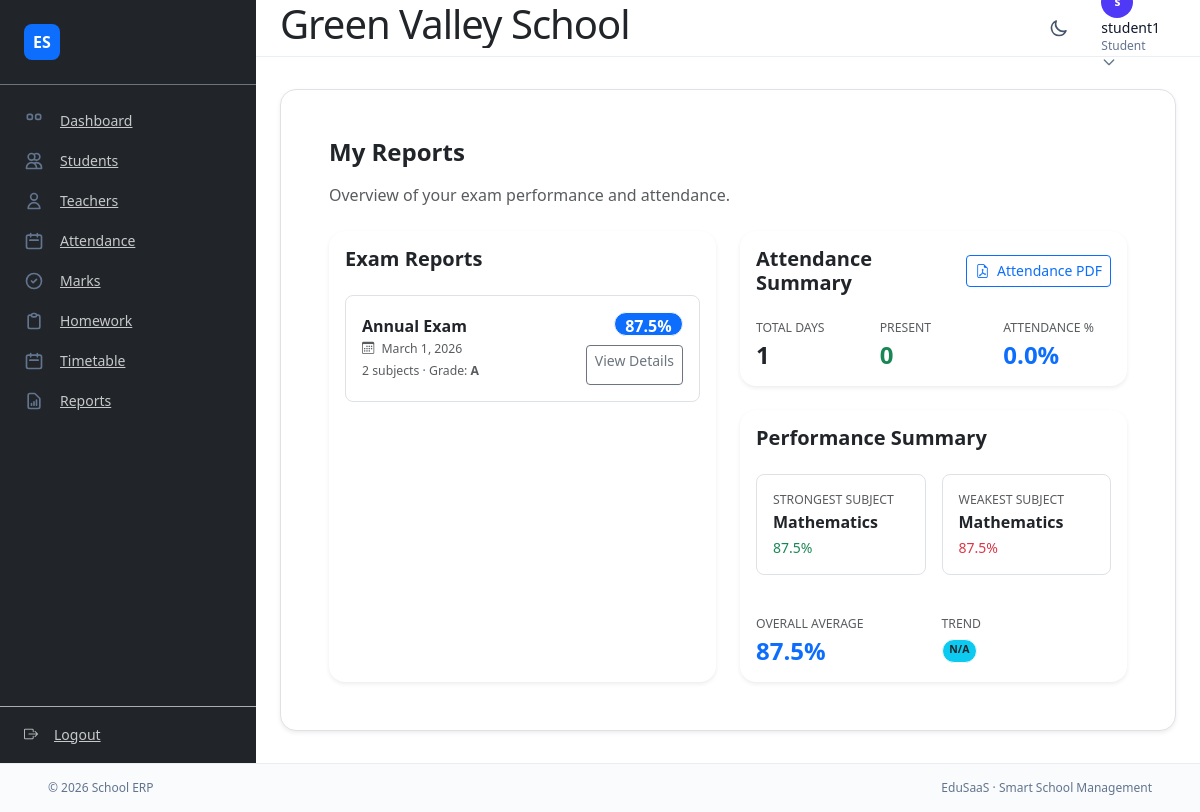
/student/reports/ (signed in), run on an earlier commit of the app's database.
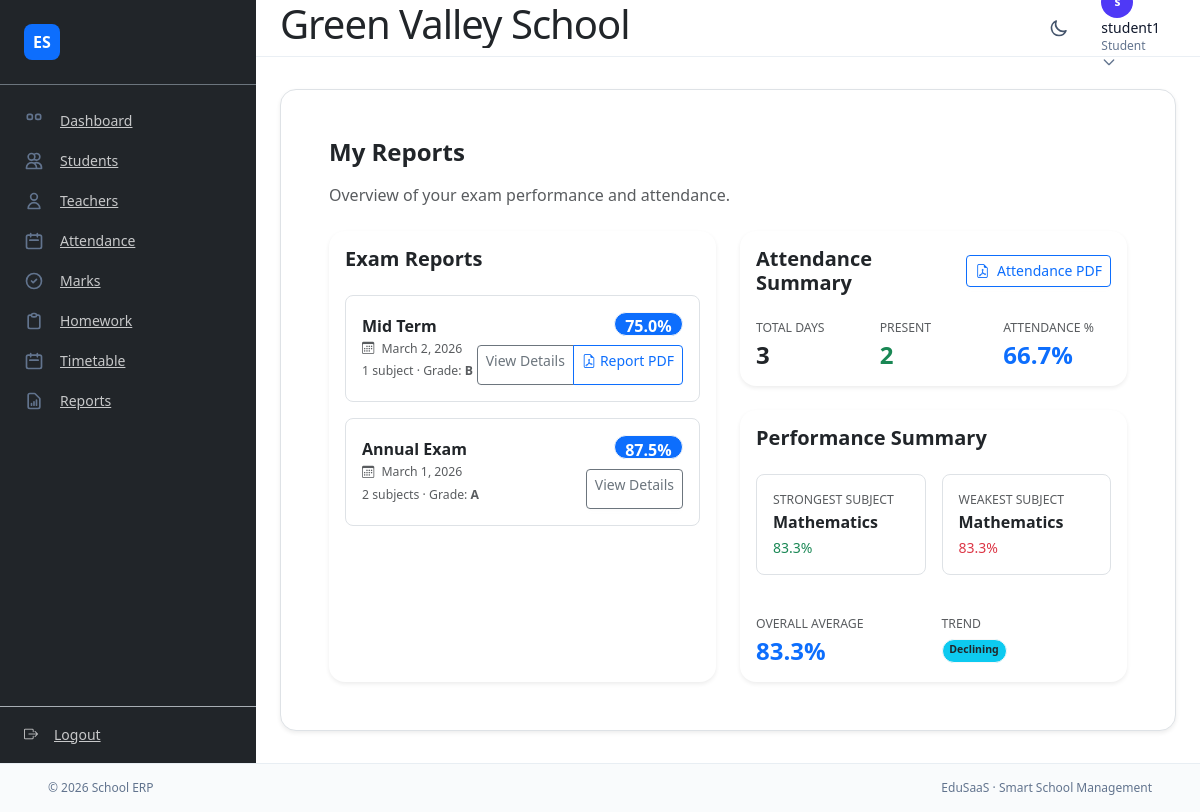
And on a later commit of the database.
### apps/core/models.py (models this page shows, shortened)
class Marks(models.Model):
    student = models.ForeignKey(
        Student,
        on_delete=models.CASCADE,
        related_name="marks",
    )
    subject = models.ForeignKey(
        Subject,
        on_delete=models.CASCADE,
        related_name="marks",
    )
    exam = models.ForeignKey(
        Exam,
        on_delete=models.CASCADE,
        null=True,
        blank=True,
        related_name="marks",
    )
    exam_name = models.CharField(max_length=100, blank=True)
    exam_date = models.DateField(null=True, blank=True)
    marks_obtained = models.PositiveIntegerField()
    total_marks = models.PositiveIntegerField()
    entered_by = models.ForeignKey(
        "accounts.User",
        on_delete=models.SET_NULL,
        null=True,
        blank=True,
        related_name="entered_marks",
    )
    class Meta:
        constraints = [
            models.UniqueConstraint(
                fields=["student", "subject", "exam"],
                name="unique_student_subject_exam",
                condition=Q(exam__isnull=False),
            ),
        ]

class Exam(models.Model):
    name = models.CharField(max_length=100)
    classroom = models.ForeignKey(
        ClassRoom,
        on_delete=models.CASCADE,
        related_name="exams",
    )
    school = models.ForeignKey(
        School,
        on_delete=models.CASCADE,
        related_name="exams",
    )
    start_date = models.DateField()
    end_date = models.DateField()

### apps/core/views.py (the view)
# urls.py: path("student/reports/", views.student_reports, name="student_reports"),
@student_required
def student_reports(request):
    student = getattr(request.user, "student_profile", None)
    if not student:
        raise PermissionDenied
    exams = _student_exam_summaries(student)
    att_qs = Attendance.objects.filter(student=student).order_by("date")
    total_days = att_qs.count()
    present_days = att_qs.filter(status=Attendance.Status.PRESENT).count()
    attendance_pct = round((present_days / total_days * 100) if total_days else 0, 1)
    marks_qs = Marks.objects.filter(student=student, subject__isnull=False).select_related("subject")
    subject_stats = {}
    total_obtained = 0
    total_max = 0
    for m in marks_qs:
        key = m.subject_id
        if key not in subject_stats:
            subject_stats[key] = {"subject": m.subject, "obtained": 0, "max": 0}
        subject_stats[key]["obtained"] += m.marks_obtained
        subject_stats[key]["max"] += m.total_marks
        total_obtained += m.marks_obtained
        total_max += m.total_marks
    strongest = weakest = None
    if subject_stats:
        items = []
        for s in subject_stats.values():
            pct = (s["obtained"] / s["max"] * 100) if s["max"] else 0
            items.append((pct, s["subject"]))
        items.sort(key=lambda x: x[0])
        weakest = items[0]
        strongest = items[-1]
    overall_pct = round((total_obtained / total_max * 100) if total_max else 0, 1)
    trend = "N/A"
    recent_exams = [e for e in exams if e.get("overall_pct") is not None]
    if len(recent_exams) >= 2:
        last = recent_exams[0]["overall_pct"]
        prev = recent_exams[1]["overall_pct"]
        if last > prev:
            trend = "Improving"
        elif last < prev:
            trend = "Declining"
        else:
            trend = "Stable"
    context = {
        "exams": exams,
        "attendance": {
            "total_days": total_days,
            "present_days": present_days,
            "percentage": attendance_pct,
        },
        "performance": {
            "strongest_subject": strongest[1].name if strongest else None,
            "strongest_pct": round(strongest[0], 1) if strongest else None,
            "weakest_subject": weakest[1].name if weakest else None,
            "weakest_pct": round(weakest[0], 1) if weakest else None,
            "overall_pct": overall_pct,
            "trend": trend,
        },
    }
    return render(request, "core/student/reports.html", context)

### apps/core/views.py (called while the page is built)
def _grade_from_pct(pct):
    if pct >= 90:
        return "A+"
    if pct >= 80:
        return "A"
    if pct >= 70:
        return "B"
    if pct >= 60:
        return "C"
    if pct >= 50:
        return "D"
    return "F"

### templates/core/student/reports.html (shortened to what the changed rows need)
{% extends "base.html" %}
{% block content %}
<div class="container-fluid px-0">
  <h1 class="h4 fw-bold mb-3">My Reports</h1>
  <div class="row g-4">
    <div class="col-lg-6">
      <div class="card border-0 shadow-sm rounded-4 h-100">
        <div class="card-body">
          <div class="d-flex justify-content-between align-items-center mb-3">
            <h2 class="h5 fw-bold mb-0">Exam Reports</h2>
          </div>
          {% if exams %}
            <div class="row g-3">
              {% for exam in exams %}
              <div class="col-12">
                <div class="border rounded-3 p-3 d-flex flex-column flex-md-row align-items-md-center justify-content-between">
                  <div>
                    <h6 class="fw-semibold mb-1">{{ exam.exam_name }}</h6>
                    <p class="text-muted small mb-1">
                      <i class="bi bi-calendar3 me-1"></i>
                      {% if exam.exam_date %}{{ exam.exam_date }}{% else %}—{% endif %}
                    </p>
                    <p class="text-muted small mb-0">
                      {{ exam.total_subjects }} subject{{ exam.total_subjects|pluralize }} ·
                      Grade: <strong>{{ exam.grade }}</strong>
                    </p>
                  </div>
                  <div class="mt-3 mt-md-0 text-md-end">
                    <div class="mb-2">
                      <span class="badge bg-primary rounded-pill fs-6">{{ exam.overall_pct }}%</span>
                    </div>
                    <div class="btn-group btn-group-sm">
                      {% if exam.exam_id %}
                      <a href="{% url 'core:student_exam_detail_by_id' exam.exam_id %}" class="btn btn-outline-secondary">View Details</a>
                      <a href="{% url 'core:student_report_card_pdf' exam.exam_id %}" class="btn btn-outline-primary"><i class="bi bi-file-earmark-pdf me-1"></i>Report PDF</a>
                      {% else %}
                      <a href="{% url 'core:student_exam_detail' exam.exam_name %}" class="btn btn-outline-secondary">View Details</a>
                      {% endif %}
                    </div>
                  </div>
                </div>
              </div>
              {% endfor %}
            </div>
          {% else %}
            <p class="text-muted mb-0">No exams recorded yet.</p>
          {% endif %}
        </div>
      </div>
    </div>
    <div class="col-lg-6">
      <div class="card border-0 shadow-sm rounded-4 mb-4">
        <div class="card-body">
          <div class="d-flex justify-content-between align-items-center mb-3">
            <h2 class="h5 fw-bold mb-0">Attendance Summary</h2>
          </div>
          <div class="row g-3">
            <div class="col-4">
              <p class="text-muted small text-uppercase mb-1">Total Days</p>
              <h3 class="h4 fw-bold mb-0">{{ attendance.total_days }}</h3>
            </div>
            <div class="col-4">
              <p class="text-muted small text-uppercase mb-1">Present</p>
              <h3 class="h4 fw-bold text-success mb-0">{{ attendance.present_days }}</h3>
            </div>
            <div class="col-4">
              <p class="text-muted small text-uppercase mb-1">Attendance %</p>
              <h3 class="h4 fw-bold text-primary mb-0">{{ attendance.percentage }}%</h3>
            </div>
          </div>
        </div>
      </div>
      <div class="card border-0 shadow-sm rounded-4">
        <div class="card-body">
          <h2 class="h5 fw-bold mb-3">Performance Summary</h2>
          <div class="row g-3">
            <div class="col-md-6">
              <div class="border rounded-3 p-3 h-100">
                <p class="text-muted small text-uppercase mb-1">Strongest Subject</p>
                {% if performance.strongest_subject %}
                  <h6 class="fw-semibold mb-1">{{ performance.strongest_subject }}</h6>
                  <p class="mb-0 text-success">{{ performance.strongest_pct }}%</p>
                {% else %}
                  <p class="text-muted mb-0">Not enough data.</p>
                {% endif %}
              </div>
            </div>
            <div class="col-md-6">
              <div class="border rounded-3 p-3 h-100">
                <p class="text-muted small text-uppercase mb-1">Weakest Subject</p>
                {% if performance.weakest_subject %}
                  <h6 class="fw-semibold mb-1">{{ performance.weakest_subject }}</h6>
                  <p class="mb-0 text-danger">{{ performance.weakest_pct }}%</p>
                {% else %}
                  <p class="text-muted mb-0">Not enough data.</p>
                {% endif %}
              </div>
            </div>
          </div>
          <div class="row g-3 mt-2">
            <div class="col-md-6">
              <p class="text-muted small text-uppercase mb-1 mt-2">Overall Average</p>
              <h3 class="h4 fw-bold text-primary mb-0">{{ performance.overall_pct }}%</h3>
            </div>
            <div class="col-md-6">
              <p class="text-muted small text-uppercase mb-1 mt-2">Trend</p>
              <span class="badge bg-info text-dark rounded-pill">{{ performance.trend }}</span>
            </div>
          </div>
        </div>
      </div>
    </div>
  </div>
</div>
{% endblock %}

What changed in the data, as far as the page shows it:
added Exam: exam_name "Mid Term", exam_date "March 2, 2026", total_subjects "1", grade "B", overall_pct "75.0"
Also different on the page:
{{ attendance.total_days }}: "1" → "3"
{{ attendance.present_days }}: "0" → "2"
{{ attendance.percentage }}: "0.0" → "66.7"
{{ performance.strongest_pct }}: "87.5" → "83.3"
{{ performance.weakest_pct }}: "87.5" → "83.3"
{{ performance.overall_pct }}: "87.5" → "83.3"
{{ performance.trend }}: "N/A" → "Declining"
